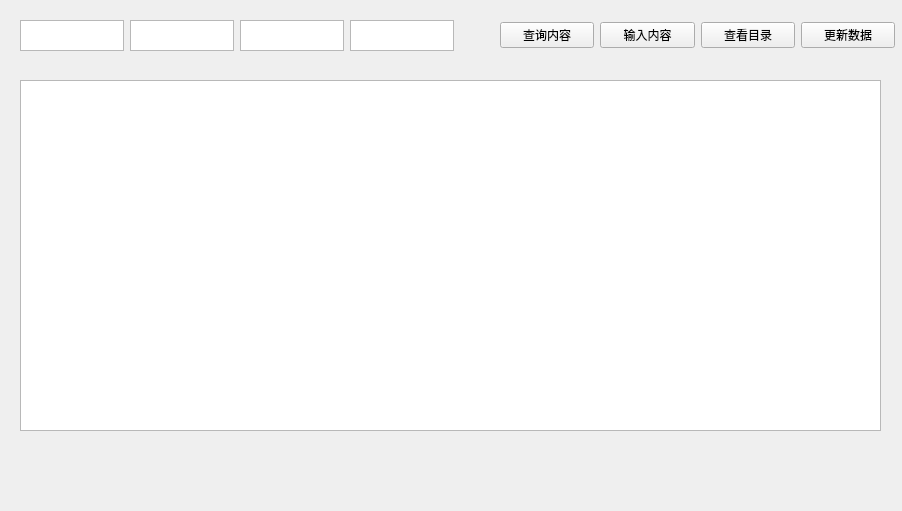
<?xml version="1.0" encoding="UTF-8"?>
<ui version="4.0">
 <class>Widget</class>
 <widget class="QWidget" name="Widget">
  <property name="geometry">
   <rect>
    <x>0</x>
    <y>0</y>
    <width>902</width>
    <height>511</height>
   </rect>
  </property>
  <property name="windowTitle">
   <string>Widget</string>
  </property>
  <widget class="QTableWidget" name="tableWidget">
   <property name="geometry">
    <rect>
     <x>20</x>
     <y>80</y>
     <width>861</width>
     <height>351</height>
    </rect>
   </property>
  </widget>
  <widget class="QTextEdit" name="txt_id">
   <property name="geometry">
    <rect>
     <x>20</x>
     <y>20</y>
     <width>104</width>
     <height>31</height>
    </rect>
   </property>
  </widget>
  <widget class="QTextEdit" name="txt_name">
   <property name="geometry">
    <rect>
     <x>130</x>
     <y>20</y>
     <width>104</width>
     <height>31</height>
    </rect>
   </property>
  </widget>
  <widget class="QTextEdit" name="txt_pwd">
   <property name="geometry">
    <rect>
     <x>240</x>
     <y>20</y>
     <width>104</width>
     <height>31</height>
    </rect>
   </property>
  </widget>
  <widget class="QTextEdit" name="txt_role">
   <property name="geometry">
    <rect>
     <x>350</x>
     <y>20</y>
     <width>104</width>
     <height>31</height>
    </rect>
   </property>
  </widget>
  <widget class="QWidget" name="layoutWidget">
   <property name="geometry">
    <rect>
     <x>500</x>
     <y>20</y>
     <width>395</width>
     <height>31</height>
    </rect>
   </property>
   <layout class="QHBoxLayout" name="horizontalLayout">
    <item>
     <widget class="QPushButton" name="btnquery">
      <property name="text">
       <string>查询内容</string>
      </property>
     </widget>
    </item>
    <item>
     <widget class="QPushButton" name="btninsert">
      <property name="text">
       <string>输入内容</string>
      </property>
     </widget>
    </item>
    <item>
     <widget class="QPushButton" name="btndelete">
      <property name="text">
       <string>查看目录</string>
      </property>
     </widget>
    </item>
    <item>
     <widget class="QPushButton" name="btnupdate">
      <property name="text">
       <string>更新数据</string>
      </property>
     </widget>
    </item>
   </layout>
  </widget>
 </widget>
 <resources/>
 <connections/>
</ui>
